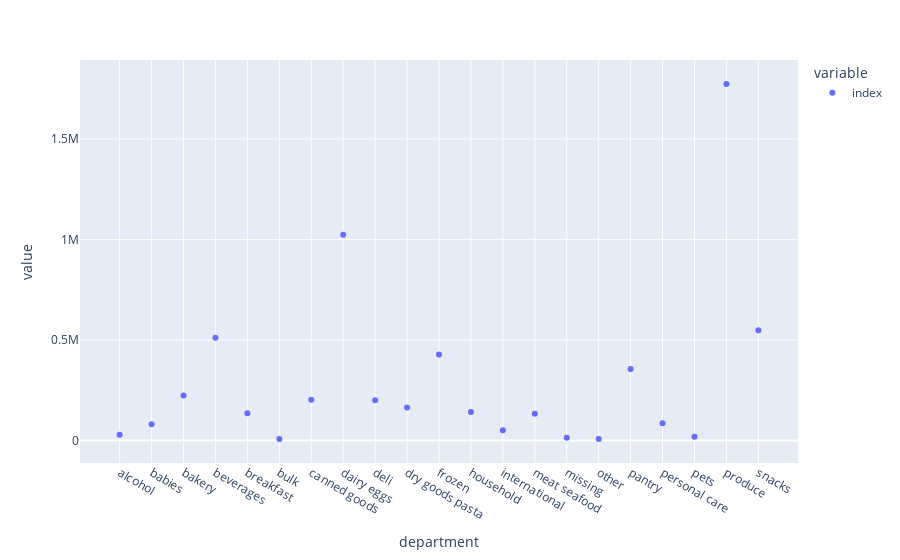

Source (notebook cell):
### Code cell
px.scatter(df.groupby("department")["index"].count())

### Figure 1 — Plotly figure (JSON) as saved in the notebook; plotly's stock layout.template omitted (floating-point values rounded to 4 significant figures)
{"data": [{"hovertemplate": "variable=index<br>department=%{x}<br>value=%{y}<extra></extra>", "legendgroup": "index", "marker": {"color": "#636efa", "symbol": "circle"}, "mode": "markers", "name": "index", "orientation": "v", "showlegend": true, "type": "scatter", "x": ["alcohol", "babies", "bakery", "beverages", "breakfast", "bulk", "canned goods", "dairy eggs", "deli", "dry goods pasta", "frozen", "household", "international", "meat seafood", "missing", "other", "pantry", "personal care", "pets", "produce", "snacks"], "xaxis": "x", "y": [28347, 81117, 223643, 511550, 135785, 6777, 203149, 1022974, 200109, 163807, 428037, 141188, 51067, 132353, 13754, 6982, 355663, 85661, 18563, 1773903, 548240], "yaxis": "y"}], "layout": {"legend": {"title": {"text": "variable"}, "tracegroupgap": 0}, "margin": {"t": 60}, "xaxis": {"anchor": "y", "domain": [0, 1], "title": {"text": "department"}}, "yaxis": {"anchor": "x", "domain": [0, 1], "title": {"text": "value"}}}}
